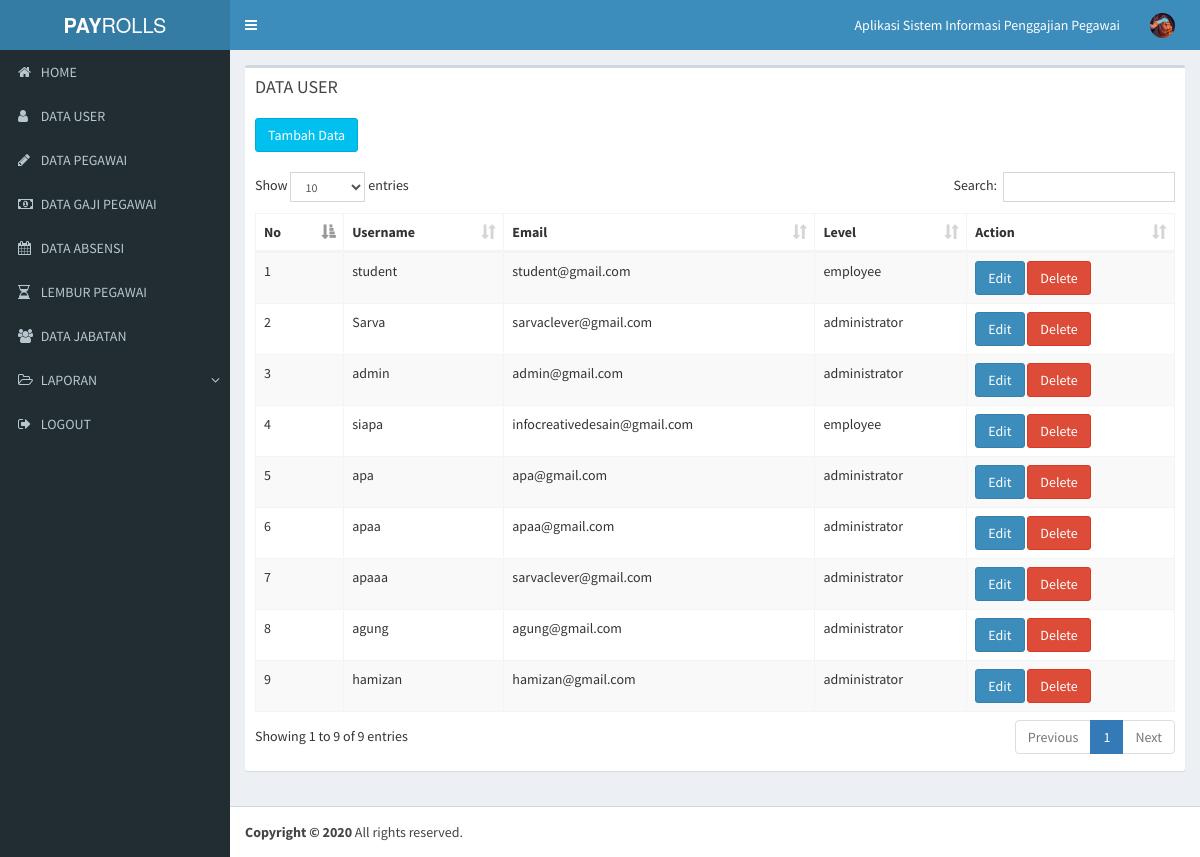
Page /user.php (signed in) on the committed database.
### tables this page shows
CREATE TABLE `users` (
  `id` int(11) NOT NULL,
  `username` varchar(20) NOT NULL,
  `email` varchar(256) NOT NULL,
  `password` varchar(500) NOT NULL,
  `level` enum('administrator','employee','','') NOT NULL,
  `avatar` text NOT NULL
);

### Config/Connection.php (called while the page is built, shortened)
<?php
class Connection
{
	function start()
	{
		$this->conn = new mysqli(self::SERVERNAME, self::USERNAME, self::PASSWORD, self::DATABASE);
		return $this->conn;
	}
}

### Users.php (called while the page is built, shortened)
<?php
require "Config/Connection.php";
class Users extends Connection
{
	public $conn;
	protected $table = 'users';
	function __construct()
	{
		$this->conn = parent::start();
	}
	function all($field = '*')
	{
		$sql = "SELECT $field FROM ".$this->table;
		$result = $this->conn->query($sql);
		return $result;
	}
}

### user.php (the view, shortened to what this page needs)
<?php
require "Users.php";
$item = new Users();
$rows = $item->all();
?>
<?php include "includes/head.php";?>
<body class="hold-transition skin-blue sidebar-mini">
<div class="wrapper">
  <?php include "includes/header.php"?>
  <?php include "includes/sidebar.php"?>
     <div class="content-wrapper">
		<section class="content">
	          <div class="box">
	            <div class="box-header">
	              <h3 class="box-title">DATA USER</h3> </br></br>
	              <a href="add_level.php" class="btn btn-info">Tambah Data</a>
	            </div>
	            <div class="box-body">
	              <table  id="example1" class="table table-bordered table-striped">
	                <thead>
		                 <tr>
		                   <th scope="col">No</th>
		                   <th scope="col">Username</th>
		                   <th scope="col">Email</th>
		                   <th scope="col">Level</th>
		                   <th scope="col">Action</th>
		                 </tr>
	                </thead>
	                <tbody>
						<?php
						$i = 1;
						while ($row = $rows->fetch_assoc()) {
						?>
		                <tr>
		                  <td scope="row"><?php echo $i;?></td>
		                  <td><?php echo $row['username'] ?></td>
		                  <td><?php echo $row['email'] ?></td>
		                  <td><?php echo $row['level'] ?></td>
		                  <td>
						  	<a href="edit_user.php?id=<?php echo $row['id'] ?>" class="btn btn-primary">Edit</a>
		                  	<a href="delete_user.php?id=<?php echo $row['id'] ?>" class="btn btn-danger" onclick="return confirm('Anda yakin mau menghapus item ini ?')">Delete</a>
		                  </td>
		                </tr>
						<?php
						$i++;
						}
						?>
	                </tbody>
	              </table>
	            </div>
	          </div>
          </section>
      </div>
  <?php include "includes/footer.php";?>
</div>
</body>
</html>

### includes/head.php (shortened to what this page needs)
<!DOCTYPE html>
<html>
<head>
  <link rel="stylesheet" href="bower_components/bootstrap/dist/css/bootstrap.min.css">
  <link rel="stylesheet" href="bower_components/font-awesome/css/font-awesome.min.css">
  <link rel="stylesheet" href="bower_components/Ionicons/css/ionicons.min.css">
  <link rel="stylesheet" href="bower_components/datatables.net-bs/css/dataTables.bootstrap.min.css">
  <link rel="stylesheet" href="dist/css/AdminLTE.min.css">
  <link rel="stylesheet" href="dist/css/skins/_all-skins.min.css">
  <link rel="stylesheet" href="bower_components/morris.js/morris.css">
  <link rel="stylesheet" href="bower_components/jvectormap/jquery-jvectormap.css">
  <link rel="stylesheet" href="bower_components/bootstrap-datepicker/dist/css/bootstrap-datepicker.min.css">
  <link rel="stylesheet" href="bower_components/bootstrap-daterangepicker/daterangepicker.css">
  <link rel="stylesheet" href="plugins/bootstrap-wysihtml5/bootstrap3-wysihtml5.min.css">
</head>

### includes/header.php (shortened to what this page needs)
<?php
  $urlAvatar = "uploads/".$_SESSION['avatar'];
?>
<header class="main-header">
    <a href="index2.html" class="logo">
      <span class="logo-lg"><b>PAY</b>ROLLS</span>
    </a>
    <nav class="navbar navbar-static-top">
      <a href="#" class="sidebar-toggle" data-toggle="push-menu" role="button">
      </a>
      <div class="navbar-custom-menu">
        <ul class="nav navbar-nav">
          <li class="dropdown user user-menu">
              <a href="#" class="dropdown-toggle" data-toggle="dropdown">
              <span class="hidden-xs">Aplikasi Sistem Informasi Penggajian Pegawai</span>
              </a>
          </li>
          <li class="dropdown user user-menu">
            <a href="#" class="dropdown-toggle" data-toggle="dropdown">
              <img src="<?php echo $urlAvatar ?>" class="user-image" alt="Image">
            </a>
          </li>
        </ul>
      </div>
    </nav>
  </header>

### includes/sidebar.php (shortened to what this page needs)
<aside class="main-sidebar">
  <section class="sidebar">
    <ul class="sidebar-menu" data-widget="tree">
      <li>
        <a href="index.php">
          <i class="fa fa-home"></i>
          <span>HOME</span>
        </a>
      </li>
      <li>
        <a href="user.php">
          <i class="fa fa-user"></i>
          <span>DATA USER</span>
        </a>
      </li>
      <li>
        <a href="employees.php">
          <i class="fa fa-pencil"></i>
          <span>DATA PEGAWAI</span>
        </a>
      </li>
      <li>
        <a href="salary.php">
          <i class="fa fa-money"></i>
          <span>DATA GAJI PEGAWAI</span>
        </a>
      </li>
      <li>
        <a href="attendance_admin.php">
          <i class="fa fa-calendar"></i>
          <span>DATA ABSENSI</span>
        </a>
      </li>
      <li>
        <a href="overtime.php">
          <i class="fa  fa-hourglass-half"></i>
          <span>LEMBUR PEGAWAI</span>
        </a>
      </li>
      <li>
        <a href="positions.php">
          <i class="fa fa-users"></i>
          <span>DATA JABATAN</span>
        </a>
      </li>
      <li class="treeview">
        <a href="#">
          <i class="fa fa-folder-open-o"></i> <span>LAPORAN</span>
          <span class="pull-right-container">
            <i class="fa fa-angle-down pull-right"></i>
          </span>
        </a>
      </li>
      <li>
        <a href="Logout.php">
          <i class="fa fa-sign-out"></i>
          <span>LOGOUT</span>
        </a>
      </li>
    </ul>
  </section>
</aside>

### includes/footer.php (shortened to what this page needs)
<footer class="main-footer">
  <strong>Copyright &copy; 2020 </strong> All rights
  reserved.
</footer>

### rows in the picture
users: username "student", email "student@gmail.com", level "employee"
users: username "Sarva", email "sarvaclever@gmail.com", level "administrator"
users: username "admin", email "admin@gmail.com", level "administrator"
users: username "siapa", email "infocreativedesain@gmail.com", level "employee"
users: username "apa", email "apa@gmail.com", level "administrator"
users: username "apaa", email "apaa@gmail.com", level "administrator"
users: username "apaaa", email "sarvaclever@gmail.com", level "administrator"
users: username "agung", email "agung@gmail.com", level "administrator"
users: username "hamizan", email "hamizan@gmail.com", level "administrator"
